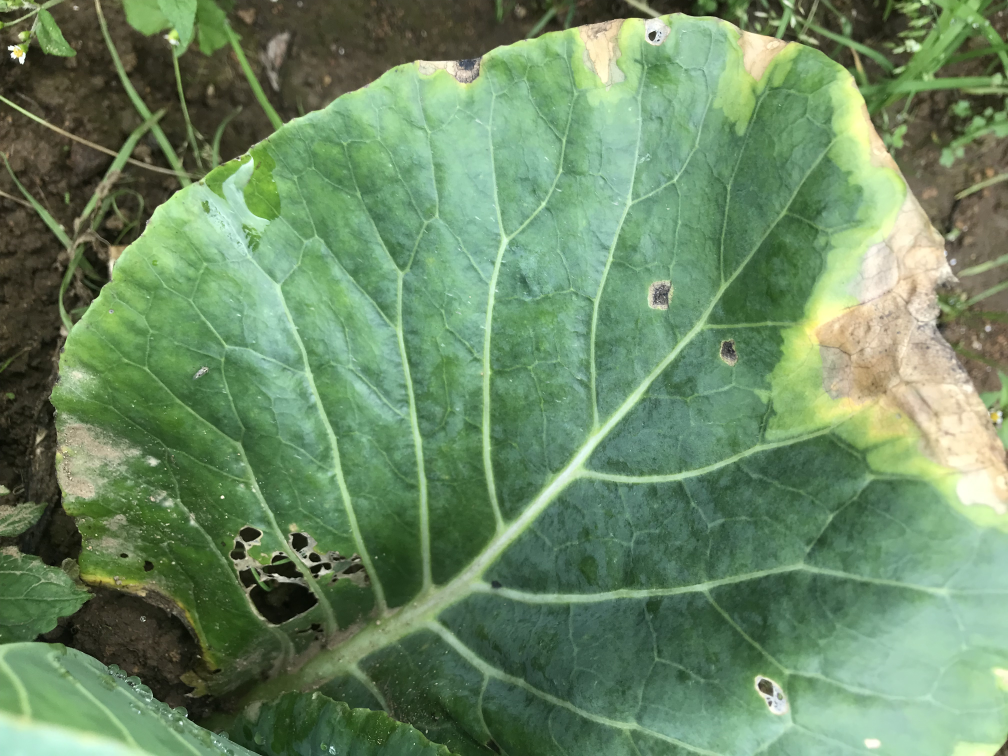
#> input picture data/original/has/IMG_3699.JPG, 4032 x 3024 px, found by its file name (shown at 1/4 size)
$ python pre_process.py   (older library calls are emulated)
#> lines starting #> are read from the running program, lines starting #| are printed output that depends on the picture; after the words box and inside, x2 and y2 are one past the last pixel; in counts of white or black regions, pixels touching at a corner belong together
#> further down, img is the input picture: shape (3024, 4032, 3); mean B, G, R 100.5, 137.5, 107.7
import cv2
import numpy as np
from matplotlib import pyplot as plt

def resize_img(image_file):
	print('resizing')

	dim = (600, 600)

	resized = cv2.resize(image_file, dim)
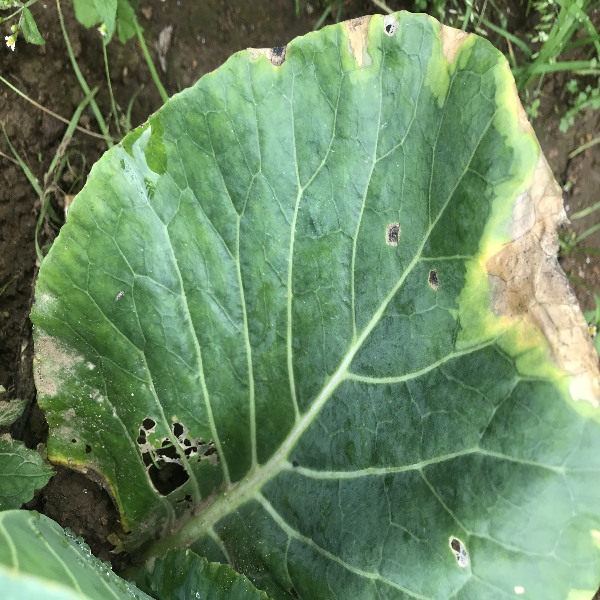
#> resized: shape (600, 600, 3); mean B, G, R 100.4, 137.3, 107.6

	# cv2.imshow('Resized Image', resized)

	cv2.waitKey(0)
	cv2.destroyAllWindows()

	print('resize done')

	return resized

def bgr(image_file):
	gray_img = cv2.cvtColor(image_file, cv2.COLOR_BGR2GRAY)
	retval, thresh = cv2.threshold(gray_img, 127, 255, 0)
	img_contours, _ = cv2.findContours(thresh, cv2.RETR_TREE, cv2.CHAIN_APPROX_SIMPLE)

	cv2.drawContours(image_file, img_contours, -1, (0, 255, 0))
	cv2.imshow('Image Contours', image_file)

	cv2.waitKey(0)
	cv2.destroyAllWindows()

	return image_file

def remove_bg(image_file):
	gray_img = cv2.cvtColor(image_file, cv2.COLOR_BGR2GRAY)
	retval, thresh = cv2.threshold(gray_img, 127, 255, 0)
	img_contours, _ = cv2.findContours(thresh, cv2.RETR_TREE, cv2.CHAIN_APPROX_SIMPLE)

	mask = np.zeros(image_file.shape[:2], np.uint8)
	cv2.drawContours(mask, img_contours,-1, 255, -1)
	new_img = cv2.bitwise_and(image_file, image_file, mask=mask)
	cv2.imshow("Original Image", image_file)
	cv2.imshow("Image with background removed", new_img)

	cv2.waitKey(0)
	cv2.destroyAllWindows()

	return new_img

def bgr2(image_file):
	# image = cv2.imread("data/original/has/IMG_3699.jpg")
	original = image_file.copy()
	hsv = cv2.cvtColor(image_file, cv2.COLOR_BGR2HSV)
#> hsv: shape (600, 600, 3); mean H, S, V 52.5, 84.4, 138.6

	hsv_lower = np.array([41,57,78])
	hsv_upper = np.array([145,255,255])
	mask = cv2.inRange(hsv, hsv_lower, hsv_upper)
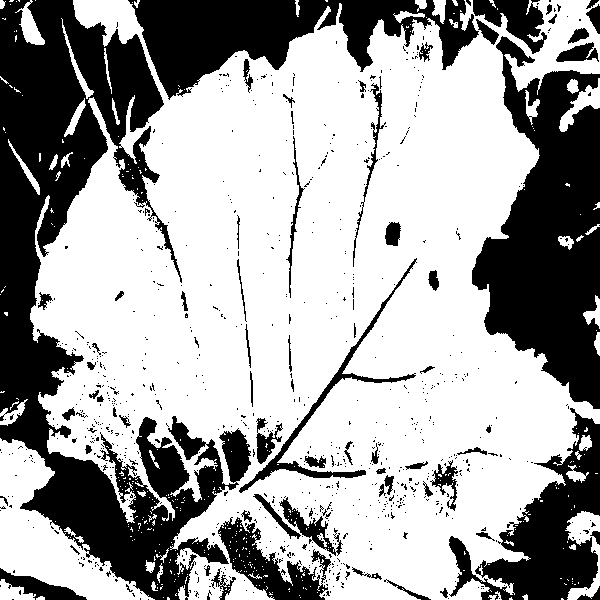
#> mask: shape (600, 600); 64.4% white; 821 black regions (752 under 20 px), largest, box (x1, y1, x2, y2) and area: (0, 0, 251, 600) 53732, (472, 36, 600, 409) 27484, (128, 0, 479, 100) 16440
	result = cv2.bitwise_and(original, original, mask=mask)
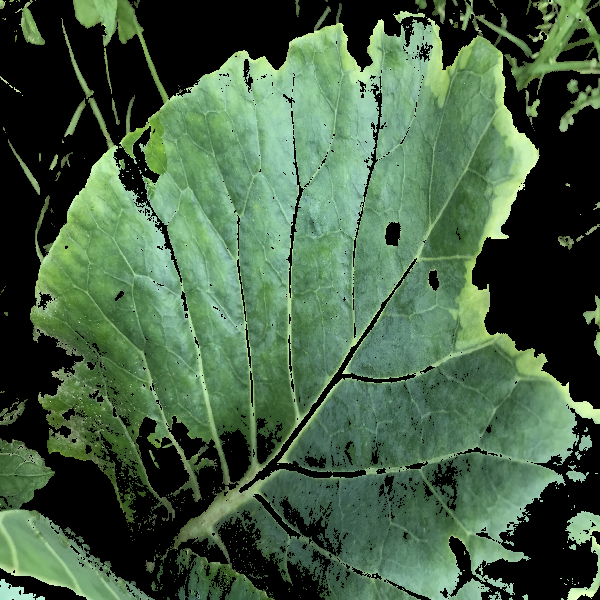
#> result: shape (600, 600, 3); mean B, G, R 68, 95.4, 68.4

	cv2.imshow('mask', mask)
	cv2.imshow('result', result)

	cv2.waitKey()
	cv2.destroyAllWindows()

	return result


# [60 lines of commented-out code are left out]


img = cv2.imread('data/original/has/IMG_3699.jpg')

resized_img = resize_img(img)
# [4 lines of commented-out code are left out]
bgr2r = bgr2(resized_img)

$ run again, with data/original/has/IMG_3690.JPG copied over data/original/has/IMG_3699.JPG
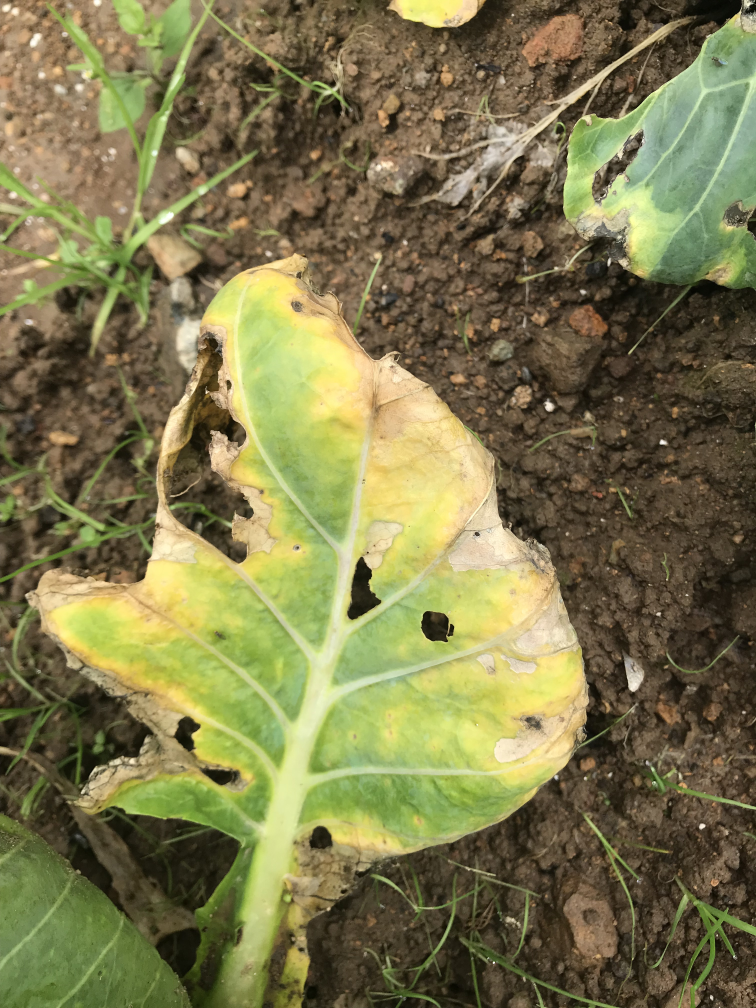
#> input picture data/original/has/IMG_3690.JPG, 3024 x 4032 px, found by its file name (shown at 1/4 size)
#> img is the input picture: shape (4032, 3024, 3); mean B, G, R 77.1, 119.8, 124.9
#> hsv: shape (600, 600, 3); mean H, S, V 25.2, 108.4, 130.3
#> in bgr2, `mask = cv2.inRange(hsv, hsv_lower, hsv_upper)`:
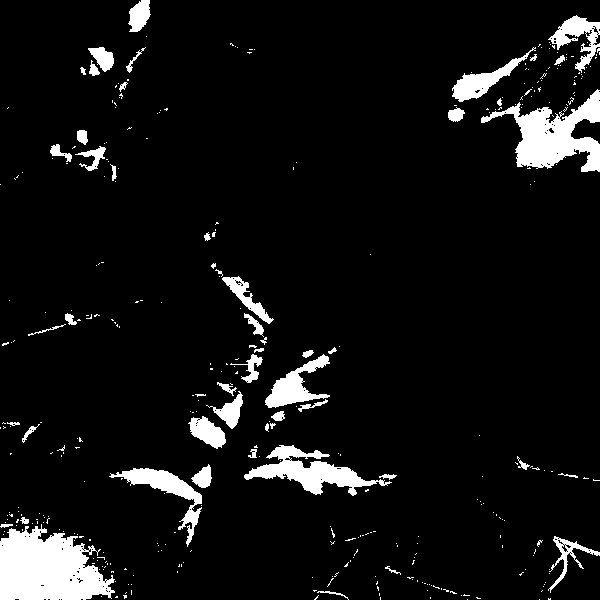
#> mask: shape (600, 600); 7.2% white; 368 white regions (316 under 20 px), largest, box (x1, y1, x2, y2) and area: (0, 524, 115, 600) 6190, (481, 89, 600, 172) 4191, (244, 445, 392, 496) 2697
#> in bgr2, `result = cv2.bitwise_and(original, original, mask=mask)`:
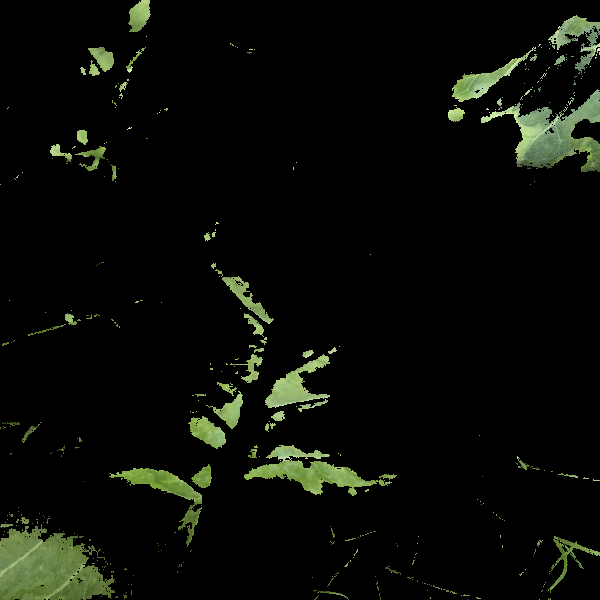
#> result: shape (600, 600, 3); mean B, G, R 6.5, 11.3, 9.2

$ run again, with data/original/has/IMG_3693.JPG copied over data/original/has/IMG_3699.JPG
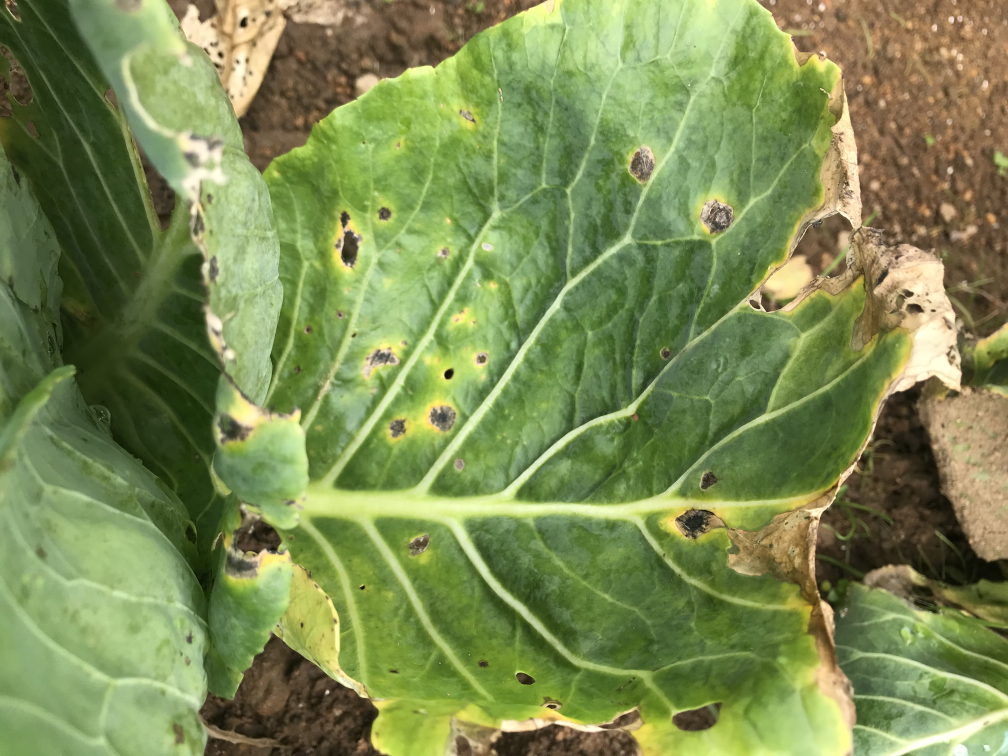
#> input picture data/original/has/IMG_3693.JPG, 4032 x 3024 px, found by its file name (shown at 1/4 size)
#> img is the input picture: shape (3024, 4032, 3); mean B, G, R 83, 139.3, 124.1
#> hsv: shape (600, 600, 3); mean H, S, V 37.5, 114.4, 143.9
#> in bgr2, `mask = cv2.inRange(hsv, hsv_lower, hsv_upper)`:
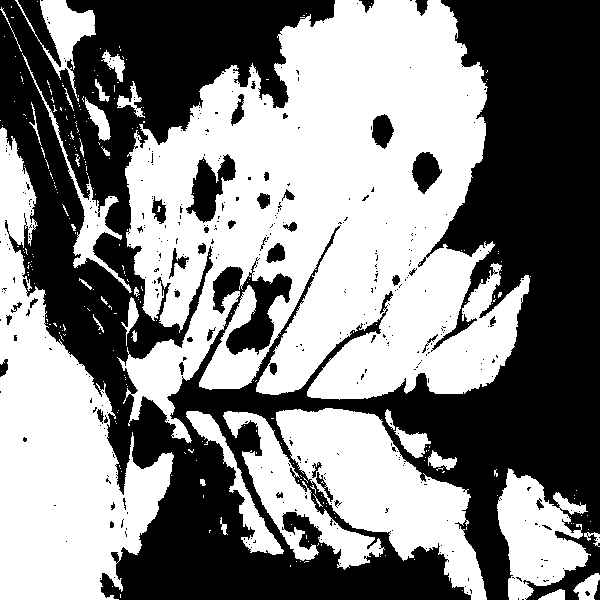
#> mask: shape (600, 600); 51.7% white; 395 black regions (351 under 20 px), largest, box (x1, y1, x2, y2) and area: (0, 0, 600, 600) 167309, (186, 154, 236, 223) 1632, (412, 152, 442, 194) 802
#> in bgr2, `result = cv2.bitwise_and(original, original, mask=mask)`:
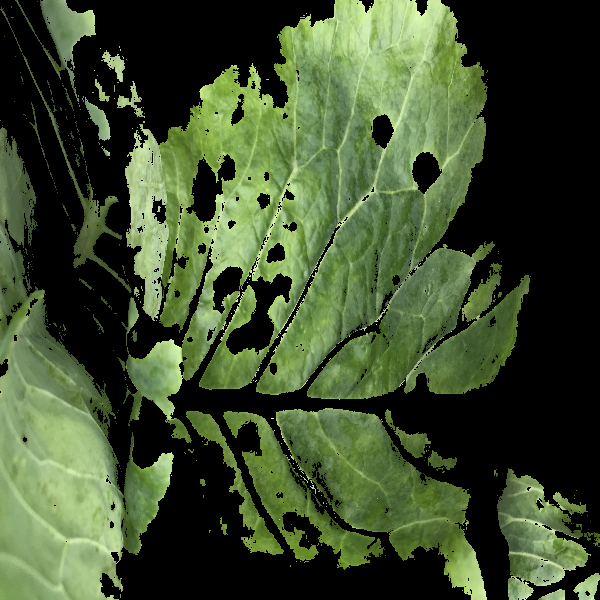
#> result: shape (600, 600, 3); mean B, G, R 44.9, 76.6, 61.2

$ run again, with data/original/has/IMG_3695.JPG copied over data/original/has/IMG_3699.JPG
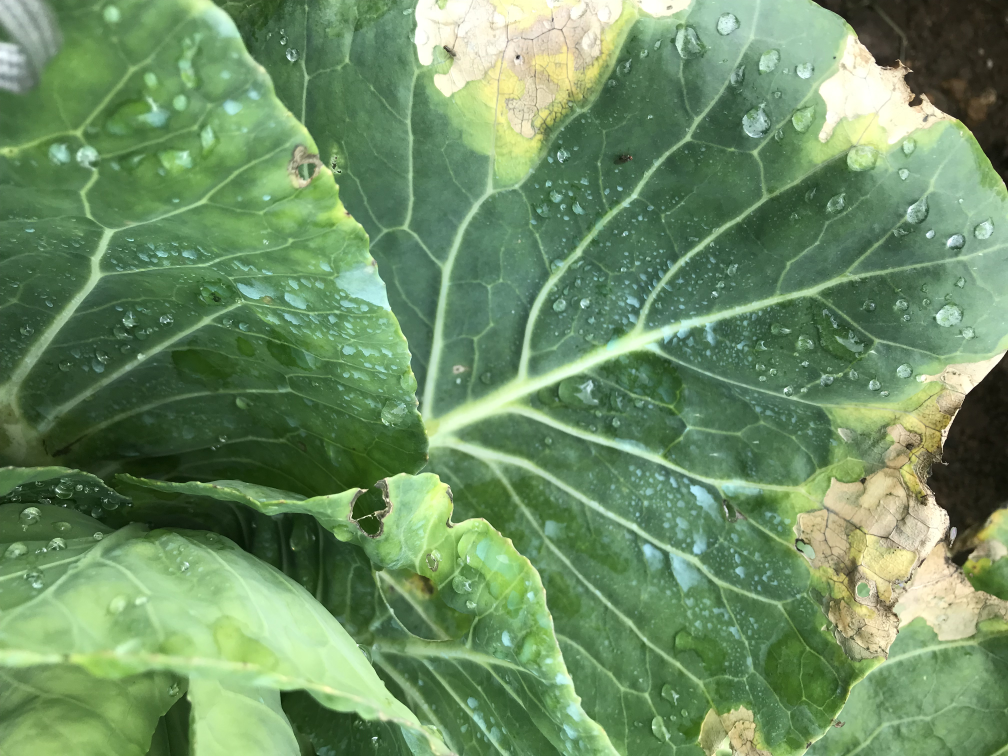
#> input picture data/original/has/IMG_3695.JPG, 4032 x 3024 px, found by its file name (shown at 1/4 size)
#> img is the input picture: shape (3024, 4032, 3); mean B, G, R 100, 142.6, 109.5
#> hsv: shape (600, 600, 3); mean H, S, V 54.2, 88.6, 143.2
#> in bgr2, `mask = cv2.inRange(hsv, hsv_lower, hsv_upper)`:
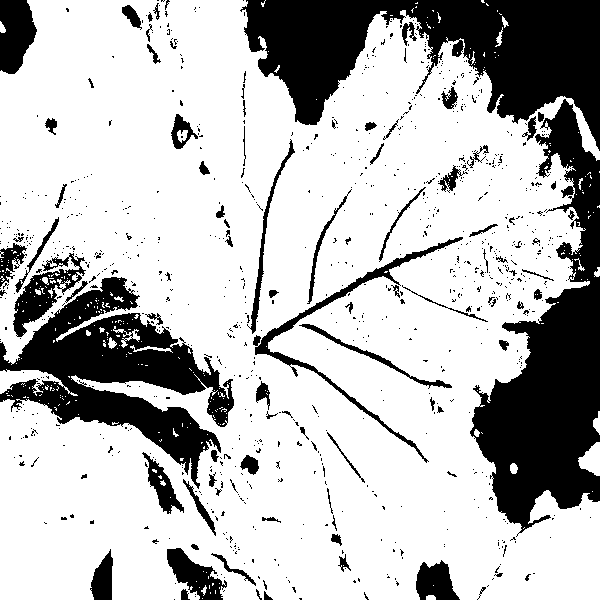
#> mask: shape (600, 600); 73.8% white; 928 black regions (836 under 20 px), largest, box (x1, y1, x2, y2) and area: (240, 0, 600, 151) 27317, (470, 99, 600, 537) 25668, (0, 277, 234, 489) 19136
#> in bgr2, `result = cv2.bitwise_and(original, original, mask=mask)`:
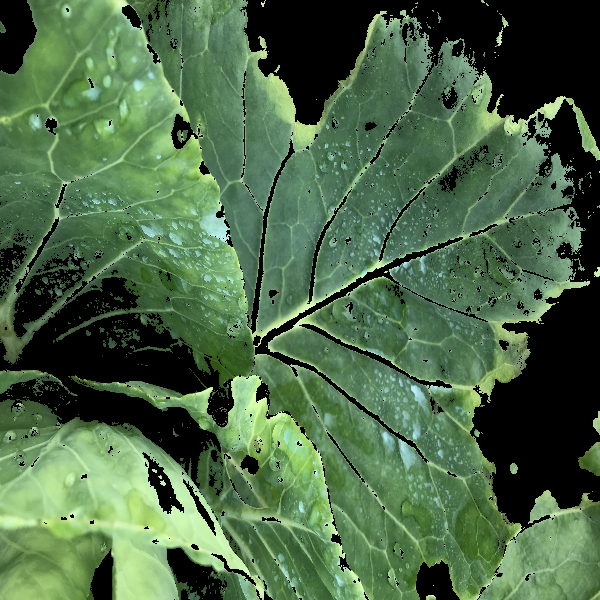
#> result: shape (600, 600, 3); mean B, G, R 70.6, 104.5, 75
